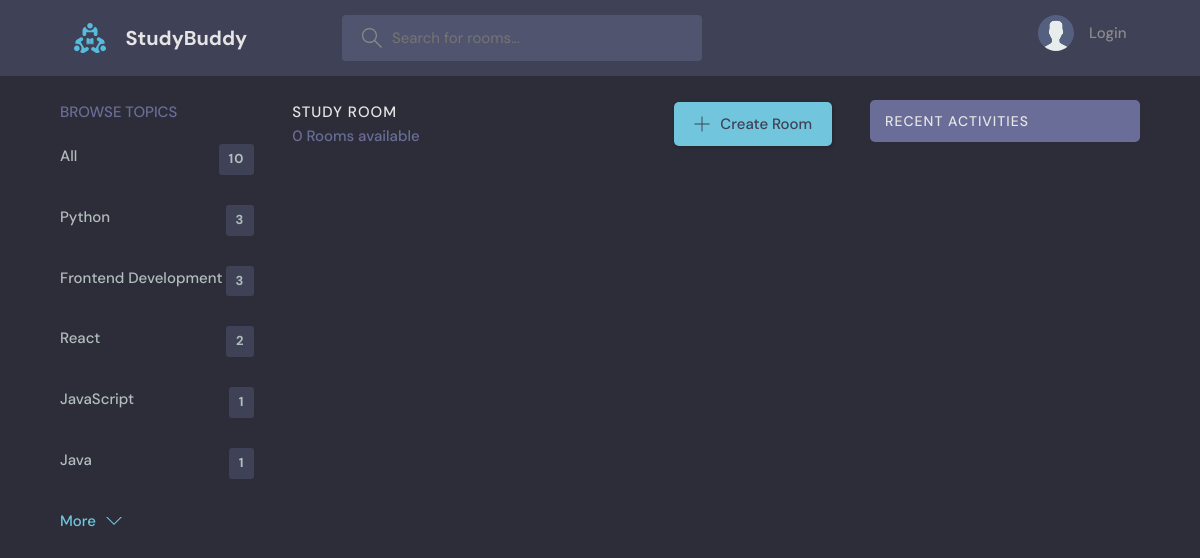
Before: /?q=Django with the older database file.
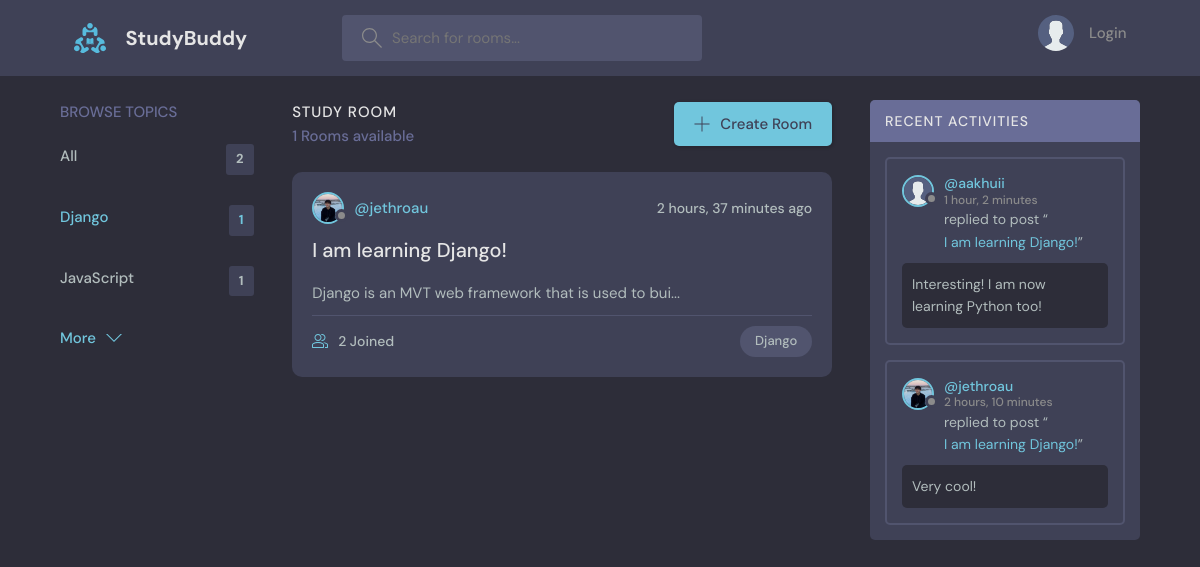
After: the same page with the newer database file.
### base/models.py (models this page shows, shortened)
class Topic(models.Model):
    name = models.CharField(max_length=200)
    def __str__(self):
        return self.name

class Room(models.Model):
    host = models.ForeignKey(User, on_delete=models.SET_NULL, null=True)
    topic = models.ForeignKey(Topic, on_delete=models.SET_NULL, null=True)
    name = models.CharField(max_length=200)
    description = models.TextField(null=True, blank=True)
    participants = models.ManyToManyField(
        User, related_name="participants", blank=True)
    updated = models.DateTimeField(auto_now=True)
    created = models.DateTimeField(auto_now_add=True)
    class Meta:
        ordering = ['-updated', '-created']

class User(AbstractUser):
    name = models.CharField(max_length=200, null=True)
    email = models.EmailField(unique=True, null=True)
    bio = models.TextField(null=True)
    avatar = models.ImageField(null=True, default="avatar.svg")
    USERNAME_FIELD = 'email'
    REQUIRED_FIELDS = []
    def __str__(self):
        return self.username

class Message(models.Model):
    user = models.ForeignKey(User, on_delete=models.CASCADE)
    room = models.ForeignKey(Room, on_delete=models.CASCADE)
    body = models.TextField()
    updated = models.DateTimeField(auto_now=True)
    created = models.DateTimeField(auto_now_add=True)
    class Meta:
        ordering = ['-updated', '-created']
    def __str__(self):
        return self.body[0:50]

### base/views.py (the view)
# urls.py: path('', views.home, name="home"),
def home(request: HttpRequest):
    q = request.GET.get('q') if request.GET.get('q') != None else ""
    total_rooms_count = Room.objects.all().count()
    rooms = Room.objects.filter(
        Q(topic__name__icontains=q) |
        Q(name__icontains=q) |
        Q(description=q)
    )
    topics = Topic.objects.all().annotate(
        num_room=Count('room')).order_by('-num_room')[0:5]
    rooms_count = rooms.count()
    room_messages: Message = Message.objects.filter(
        Q(room__topic__name__icontains=q))
    context = {
        'q': q,
        'rooms': rooms,
        'topics': topics,
        'rooms_count': rooms_count,
        'room_messages': room_messages,
        'total_rooms_count': total_rooms_count
    }
    return render(request, 'base/home.html', context)

### base/templates/base/home.html (shortened to what this page needs)
{% extends 'main.html' %}
{% block content %}
<main class="layout layout--3">
  <div class="container">
    {% include 'base/topic_component.html' %}
    <div class="roomList">
      <div class="roomList__header">
        <div>
          <h2>Study Room</h2>
          <p>{{rooms.count}} Rooms available</p>
        </div>
        <a class="btn btn--main" href="{% url 'create-room' %}">
          <svg version="1.1" xmlns="http://www.w3.org/2000/svg" width="32" height="32" viewBox="0 0 32 32">
            <title>add</title>
            <path
              d="M16.943 0.943h-1.885v14.115h-14.115v1.885h14.115v14.115h1.885v-14.115h14.115v-1.885h-14.115v-14.115z"
            ></path>
          </svg>
          Create Room
        </a>
      </div>
      {% include 'base/feed_component.html' %}
    </div>
    {% include 'base/activity_component.html' %}
  </div>
</main>
{% endblock %}

### base/templates/base/topic_component.html
<div class="topics">
    <div class="topics__header">
        <h2>Browse Topics</h2>
    </div>
    <ul class="topics__list">
        <li>
            <a href="{% url 'home' %}" class="{% if q == "" %} active{% endif %}">All <span>{{total_rooms_count}}</span></a>
        </li>
        {% for topic in topics %}
        <li>
            <a href="{% url 'home' %}?q={{topic.name}}" class="{% if q == topic.name %} active{% endif %}">{{topic.name}} <span>{{topic.room_set.count}}</span></a>
        </li>
        {% endfor %}
    </ul>
    <a class="btn btn--link" href="{% url 'topics' %}">
        More
        <svg version="1.1" xmlns="http://www.w3.org/2000/svg" width="32" height="32" viewBox="0 0 32 32">
            <title>chevron-down</title>
            <path d="M16 21l-13-13h-3l16 16 16-16h-3l-13 13z"></path>
        </svg>
    </a>
</div>

### base/templates/base/feed_component.html (shortened to what this page needs)
{% for room in rooms %}
<div class="roomListRoom">
  <div class="roomListRoom__header">
    <a href="{% url 'user-profile' room.host.id %}" class="roomListRoom__author">
      <div class="avatar avatar--small">
        <img src="{{room.host.avatar.url}}" />
      </div>
      <span>@{{room.host}}</span>
    </a>
    <div class="roomListRoom__actions">
      <span>{{room.created|timesince}} ago</span>
    </div>
  </div>
  <div class="roomListRoom__content">
    <a href="{% url 'room' room.id %}">{{room.name}}</a>
    <p>
      {{ room.description|slice:":50" }}{% if room.description|length > 50 %}...{% endif %}
    </p>
  </div>
  <div class="roomListRoom__meta">
    <a href="{% url 'room' room.id %}" class="roomListRoom__joined">
      {{room.participants.count}} Joined
    </a>
    <p class="roomListRoom__topic" href="{% url 'home' %}?q={{room.topic.name}}" >{{room.topic}}</p>
  </div>
</div>
{% endfor %}

### base/templates/base/activity_component.html (shortened to what this page needs)
<div class="activities">
    <div class="activities__header">
      <h2>Recent Activities</h2>
    </div>
    {% for message in room_messages %}
    <div class="activities__box">
      <div class="activities__boxHeader roomListRoom__header">
        <a href="{% url 'user-profile' message.user.id %}" class="roomListRoom__author">
          <div class="avatar avatar--small">
            <img src="{{message.user.avatar.url}}" />
          </div>
          <p>
            @{{message.user}}
            <span>{{message.created|timesince}}</span>
          </p>
        </a>
      </div>
      <div class="activities__boxContent">
        <p>replied to post “<a href="{% url 'room' message.room.id %}">{{message.room.name}}</a>”</p>
        <div class="activities__boxRoomContent">
            {{message}}
        </div>
      </div>
    </div>
    {% endfor %}
  </div>

Changed rows visible on the page:
removed Topic: name "Frontend Development", room_set.count "3"
removed Topic: name "React", room_set.count "2"
removed Topic: name "Java", room_set.count "1"
changed Topic: name "Python" → "Django"; room_set.count "3" → "1"
now on this page (row edited): Room: host.avatar (picture), host "jethroau", created "2 hours, 37 minutes", name "I am learning Django!", description "Django is an MVT web framework that is used to bui", participants.count "2", topic "Django"
now on this page (row edited): Message: user.avatar (placeholder picture), user "aakhuii", created "1 hour, 2 minutes", room.name "I am learning Django!", body "Interesting! I am now learning Python too!"
now on this page (row edited): Message: user.avatar (picture), user "jethroau", created "2 hours, 10 minutes", room.name "I am learning Django!", body "Very cool!"
Other visible differences:
{{ total_rooms_count }}: "10" → "2"
{{ rooms.count }}: "0" → "1"
